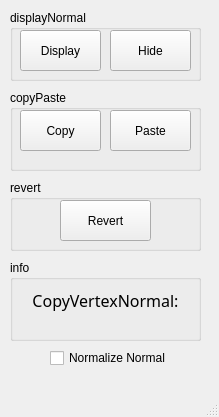
<?xml version="1.0" encoding="UTF-8"?>
<ui version="4.0">
 <class>CopyNormalTool</class>
 <widget class="QMainWindow" name="CopyNormalTool">
  <property name="geometry">
   <rect>
    <x>0</x>
    <y>0</y>
    <width>219</width>
    <height>417</height>
   </rect>
  </property>
  <property name="windowTitle">
   <string>CopyNormalTool</string>
  </property>
  <widget class="QWidget" name="centralwidget">
   <widget class="QGroupBox" name="groupBox">
    <property name="geometry">
     <rect>
      <x>10</x>
      <y>10</y>
      <width>191</width>
      <height>71</height>
     </rect>
    </property>
    <property name="title">
     <string>displayNormal</string>
    </property>
    <widget class="QPushButton" name="DisplayButton">
     <property name="geometry">
      <rect>
       <x>10</x>
       <y>20</y>
       <width>81</width>
       <height>41</height>
      </rect>
     </property>
     <property name="text">
      <string>Display</string>
     </property>
    </widget>
    <widget class="QPushButton" name="HideButton">
     <property name="geometry">
      <rect>
       <x>100</x>
       <y>20</y>
       <width>81</width>
       <height>41</height>
      </rect>
     </property>
     <property name="text">
      <string>Hide</string>
     </property>
    </widget>
   </widget>
   <widget class="QGroupBox" name="groupBox_2">
    <property name="geometry">
     <rect>
      <x>10</x>
      <y>90</y>
      <width>191</width>
      <height>81</height>
     </rect>
    </property>
    <property name="title">
     <string>copyPaste</string>
    </property>
    <widget class="QPushButton" name="CopyButton">
     <property name="geometry">
      <rect>
       <x>10</x>
       <y>20</y>
       <width>81</width>
       <height>41</height>
      </rect>
     </property>
     <property name="text">
      <string>Copy</string>
     </property>
    </widget>
    <widget class="QPushButton" name="PasteButton">
     <property name="geometry">
      <rect>
       <x>100</x>
       <y>20</y>
       <width>81</width>
       <height>41</height>
      </rect>
     </property>
     <property name="text">
      <string>Paste</string>
     </property>
    </widget>
   </widget>
   <widget class="QGroupBox" name="groupBox_3">
    <property name="geometry">
     <rect>
      <x>10</x>
      <y>180</y>
      <width>191</width>
      <height>71</height>
     </rect>
    </property>
    <property name="title">
     <string>revert</string>
    </property>
    <widget class="QPushButton" name="RevertButton">
     <property name="geometry">
      <rect>
       <x>50</x>
       <y>20</y>
       <width>91</width>
       <height>41</height>
      </rect>
     </property>
     <property name="text">
      <string>Revert</string>
     </property>
    </widget>
    <zorder>RevertButton</zorder>
    <zorder>PasteButton</zorder>
   </widget>
   <widget class="QGroupBox" name="groupBox_4">
    <property name="geometry">
     <rect>
      <x>10</x>
      <y>260</y>
      <width>191</width>
      <height>81</height>
     </rect>
    </property>
    <property name="title">
     <string>info</string>
    </property>
    <widget class="QLabel" name="label">
     <property name="geometry">
      <rect>
       <x>10</x>
       <y>10</y>
       <width>171</width>
       <height>61</height>
      </rect>
     </property>
     <property name="font">
      <font>
       <family>ADMUI3Lg</family>
       <pointsize>12</pointsize>
      </font>
     </property>
     <property name="text">
      <string>CopyVertexNormal:</string>
     </property>
     <property name="scaledContents">
      <bool>false</bool>
     </property>
     <property name="alignment">
      <set>Qt::AlignCenter</set>
     </property>
     <property name="wordWrap">
      <bool>true</bool>
     </property>
     <property name="margin">
      <number>0</number>
     </property>
     <property name="openExternalLinks">
      <bool>false</bool>
     </property>
     <property name="textInteractionFlags">
      <set>Qt::LinksAccessibleByMouse</set>
     </property>
    </widget>
   </widget>
   <widget class="QCheckBox" name="NormalizeCheckBox">
    <property name="geometry">
     <rect>
      <x>50</x>
      <y>350</y>
      <width>121</width>
      <height>16</height>
     </rect>
    </property>
    <property name="text">
     <string>Normalize Normal</string>
    </property>
   </widget>
  </widget>
  <widget class="QMenuBar" name="menubar">
   <property name="geometry">
    <rect>
     <x>0</x>
     <y>0</y>
     <width>219</width>
     <height>23</height>
    </rect>
   </property>
  </widget>
  <widget class="QStatusBar" name="statusbar"/>
 </widget>
 <resources/>
 <connections/>
</ui>
